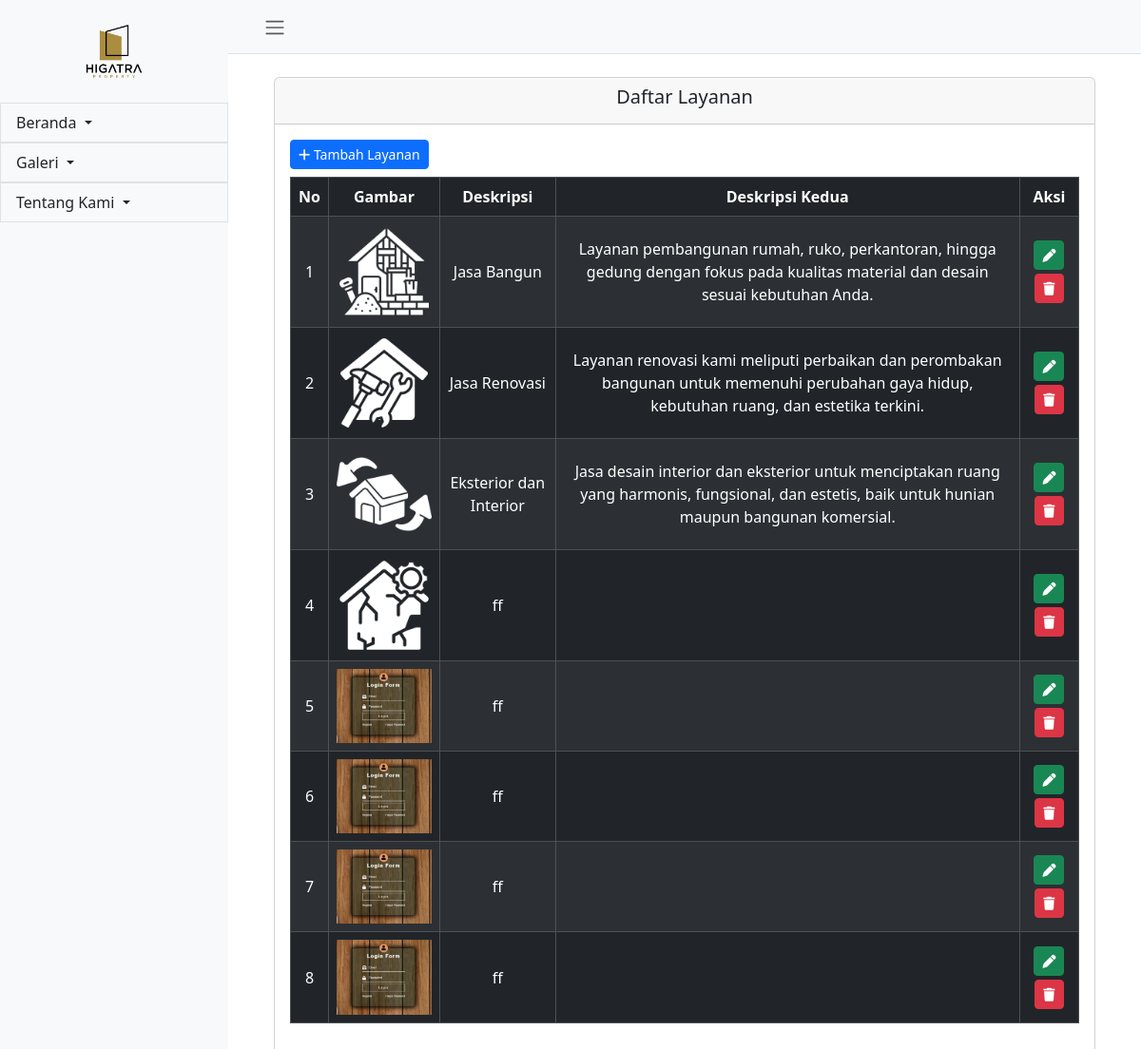
The app's page /admin/services/index.php with its own data.
### tables this page shows
CREATE TABLE `services` (
  `id` int(11) NOT NULL,
  `image_url` varchar(255) NOT NULL,
  `description` varchar(255) NOT NULL,
  `description_2` text DEFAULT NULL
);

### admin/services/index.php (the view, shortened to what this page needs)
<?php
include '../../kon/koneksi.php';
$query = "SELECT * FROM services";
$result = mysqli_query($conn, $query);
include "../layout/header-admin.php";
?>
<div class="container mt-4">
    <div class="card m-4">
        <div class="card-header text-center">
            <h5>Daftar Layanan</h5>
        </div>
        <div class="card-body">
            <a href="tambah.php" class="btn btn-primary btn-sm mb-2"><i class="fa-solid fa-plus"></i> Tambah Layanan</a>
            <div class="table-responsive">
                <table class="table table-bordered table-striped table-hover text-center">
                    <thead class="table-dark">
                        <tr>
                            <th>No</th>
                            <th>Gambar</th>
                            <th>Deskripsi</th>
                            <th>Deskripsi Kedua</th>
                            <th>Aksi</th>
                        </tr>
                    </thead>
                    <tbody class="table-dark">
                        <?php
                        $no = 1;
                        while ($row = mysqli_fetch_assoc($result)): ?>
                            <tr class="align-middle">
                                <td><?= $no++; ?></td>
                                <td>
                                    <img src="../../images/services/<?= $row['image_url']; ?>" width="100">
                                </td>
                                <td><?= $row['description']; ?></td>
                                <td><?= $row['description_2']; ?></td>
                                <td>
                                    <a href="edit.php?id=<?= $row['id']; ?>" class="btn btn-success btn-sm mb-1"><i class="fa-solid fa-pen"></i> </a>
                                    <a href="hapus.php?id=<?= $row['id']; ?>" onclick="return confirm('Apakah yakin ingin dihapus?')" class="btn btn-danger btn-sm"><i class="fa-solid fa-trash"></i></a>
                                </td>
                            </tr>
                        <?php endwhile; ?>
                    </tbody>
                </table>
            </div>
        </div>
    </div>
    <?php include "../layout/footer-admin.php";
    ?>

### records on screen
services: image_url (picture), description "Jasa Bangun", description_2 "Layanan pembangunan rumah, ruko, perkantoran, hingga gedung dengan fokus pada kualitas material dan desain sesuai kebutuhan Anda."
services: image_url (picture), description "Jasa Renovasi", description_2 "Layanan renovasi kami meliputi perbaikan dan perombakan bangunan untuk memenuhi perubahan gaya hidup, kebutuhan ruang, dan estetika terkini."
services: image_url (picture), description "Eksterior dan Interior", description_2 "Jasa desain interior dan eksterior untuk menciptakan ruang yang harmonis, fungsional, dan estetis, baik untuk hunian maupun bangunan komersial."
services: image_url (picture), description "ff"
services: image_url (picture), description "ff"
services: image_url (picture), description "ff"
services: image_url (picture), description "ff"
services: image_url (picture), description "ff"
